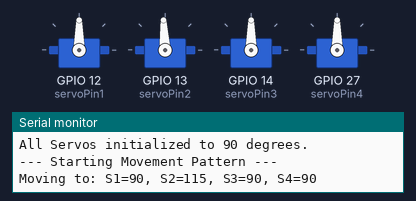
Bench run of a sketch on a simulated ESP32. On the bench: 4 × servo, the last lines printed to the serial monitor.

Above: at 1.55 s.
At 2.6 s:
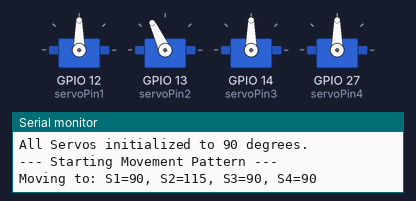
At 3.7 s:
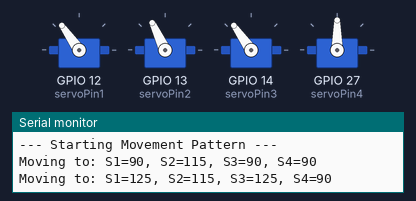
At 5.85 s:
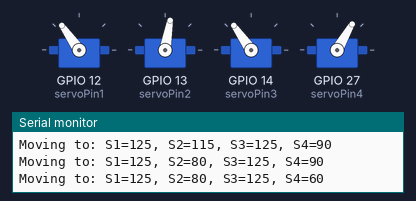
At 8.0 s:
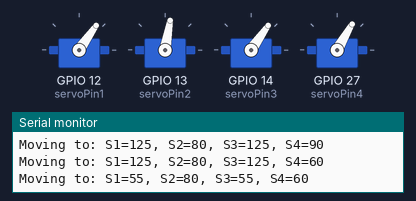
At 10.2 s:
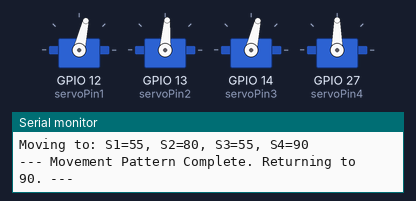
Timing chart, 0 to 15.8 s (numbered marks = the images above):
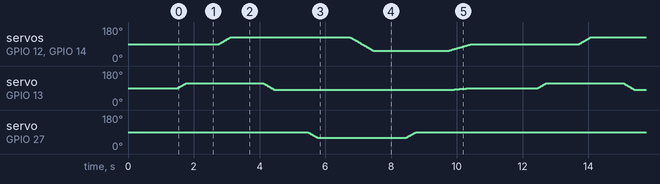

The sketch:

main.ino
```cpp
// Include the ESP32Servo library
// You might need to install this library through the Arduino IDE's Library Manager.
// Search for "ESP32Servo" and install it.
#include <ESP32Servo.h>
#include <vector> // Required for std::vector
#include <array>  // Required for std::array

// Define the pins connected to the servo signal wires
const int servoPin1 = 12; // GPIO pin for the first servo (e.g., Left Top Hip)
const int servoPin2 = 13; // GPIO pin for the second servo (e.g., Left Bottom Foot)
const int servoPin3 = 14; // GPIO pin for the third servo (e.g., Right Top Hip)
const int servoPin4 = 27; // GPIO pin for the fourth servo (e.g., Right Bottom Foot)

// Create Servo objects for each servo
Servo servo1;
Servo servo2;
Servo servo3;
Servo servo4;

// Array to hold the current position of each servo
// This is crucial for smooth individual movements from their last known position
int currentServoPositions[4] = {90, 90, 90, 90}; // Initialize to 90 degrees

// Define the movement pattern using std::vector of std::array
// Each std::array<int, 4> represents {servo1_angle_change, servo2_angle_change, servo3_angle_change, servo4_angle_change}
// The base angle for each servo is 90 degrees. The value in the array is added to 90.
std::vector<std::array<int, 4>> moves = {
    // {L_Top, L_Bot, R_Top, R_Bot} Angle Change from 90 deg base

    {0,  25,0 , 0},      // Example: Left Bottom moves +20 deg from 90 (to 110)
    {35,  25, 35, 0},    // Example: Both Tops move +35 deg from 90 (to 125), Left Bottom stays at 110, Right Bottom stays at 90
    {35  ,-10 ,  35, 0},      // Example: Left Bottom moves +20 deg from its current 110 (to 130), others stay
    {35, -10, 35 , -30},     // Example: Right Bottom moves -20 deg from 90 (to 70), others stay
    {-35, -10, -35,-30},  // Example: Both Tops move -35 deg from their current (125 to 90), Left Bot moves +1 (130 to 131), Right Bot moves -20 (70 to 50)
    {-35 , -10 ,-35, 0},
    {-35,-10,-35,0}    // Example: Right Bottom moves -20 deg from its current 50 (to 30), others stay
};

// Function to move multiple servos smoothly to target angles
// It moves each servo from its current position to its new target position.
// This allows for different servos to move different amounts simultaneously.
void moveServosToAngles(int targetAngle1, int targetAngle2, int targetAngle3, int targetAngle4, int stepDelayMs = 10) {
    // Determine the maximum number of steps required across all servos for smooth movement
    int maxSteps = 0;
    maxSteps = max(maxSteps, abs(targetAngle1 - currentServoPositions[0]));
    maxSteps = max(maxSteps, abs(targetAngle2 - currentServoPositions[1]));
    maxSteps = max(maxSteps, abs(targetAngle3 - currentServoPositions[2]));
    maxSteps = max(maxSteps, abs(targetAngle4 - currentServoPositions[3]));

    if (maxSteps == 0) return; // No movement needed

    // Calculate step increments for each servo
    float step1 = (float)(targetAngle1 - currentServoPositions[0]) / maxSteps;
    float step2 = (float)(targetAngle2 - currentServoPositions[1]) / maxSteps;
    float step3 = (float)(targetAngle3 - currentServoPositions[2]) / maxSteps;
    float step4 = (float)(targetAngle4 - currentServoPositions[3]) / maxSteps;

    // Iterate through steps, moving each servo
    for (int i = 1; i <= maxSteps; i++) {
        servo1.write(round(currentServoPositions[0] + step1 * i));
        servo2.write(round(currentServoPositions[1] + step2 * i));
        servo3.write(round(currentServoPositions[2] + step3 * i));
        servo4.write(round(currentServoPositions[3] + step4 * i));
        delay(stepDelayMs);
    }

    // After movement, update current positions to the final target angles
    currentServoPositions[0] = targetAngle1;
    currentServoPositions[1] = targetAngle2;
    currentServoPositions[2] = targetAngle3;
    currentServoPositions[3] = targetAngle4;

    delay(1000); // Small pause after reaching target (adjust as needed)
}


void setup() {
    // Initialize serial communication for debugging
    Serial.begin(115200);
    Serial.println("ESP32 4-DOF Bipedal Robot Control"); // Updated title for 4 servos

    // Allow allocation of all timers for servos
    ESP32PWM::allocateTimer(0);
    ESP32PWM::allocateTimer(1);
    ESP32PWM::allocateTimer(2);
    ESP32PWM::allocateTimer(3);

    // Attach the servo objects to their respective pins
    // Default min/max pulse widths (500-2500) for 0-180 degrees
    servo1.setPeriodHertz(50); // Standard 50Hz servo frequency
    servo1.attach(servoPin1, 500, 2500);
    Serial.print("Servo 1 (L_Top) attached to pin: "); Serial.println(servoPin1);

    servo2.setPeriodHertz(50);
    servo2.attach(servoPin2, 500, 2500);
    Serial.print("Servo 2 (L_Bot) attached to pin: "); Serial.println(servoPin2);

    servo3.setPeriodHertz(50);
    servo3.attach(servoPin3, 500, 2500);
    Serial.print("Servo 3 (R_Top) attached to pin: "); Serial.println(servoPin3);

    servo4.setPeriodHertz(50);
    servo4.attach(servoPin4, 500, 2500);
    Serial.print("Servo 4 (R_Bot) attached to pin: "); Serial.println(servoPin4);

    // Set initial position for all servos to 90 degrees (neutral/base)
    servo1.write(currentServoPositions[0]);
    servo2.write(currentServoPositions[1]);
    servo3.write(currentServoPositions[2]);
    servo4.write(currentServoPositions[3]);
    Serial.println("All Servos initialized to 90 degrees.");
    delay(1500); // Give servos time to reach the initial position
}

void loop() {
    Serial.println("\n--- Starting Movement Pattern ---");

    // Loop through each movement definition in the 'moves' vector
    for (const auto& move_data : moves) { // Using const auto& for efficient iteration
        int angle_change1 = move_data[0];
        int angle_change2 = move_data[1];
        int angle_change3 = move_data[2];
        int angle_change4 = move_data[3];

        // Calculate target angles based on the 90-degree base and angle change
        // IMPORTANT: If you want these angle changes to be *relative* to the *current* position,
        // you would do:
        // int target1 = currentServoPositions[0] + angle_change1;
        // int target2 = currentServoPositions[1] + angle_change2;
        // ... and so on.
        // As per your previous comment "Angle Change from 90 deg base", the current approach is correct.
        int target1 = 90 + angle_change1;
        int target2 = 90 + angle_change2;
        int target3 = 90 + angle_change3;
        int target4 = 90 + angle_change4;

        Serial.print("Moving to: S1="); Serial.print(target1);
        Serial.print(", S2="); Serial.print(target2);
        Serial.print(", S3="); Serial.print(target3);
        Serial.print(", S4="); Serial.print(target4);
        Serial.println("");

        // Move all servos to their respective target angles
        moveServosToAngles(target1, target2, target3, target4);
    }

    Serial.println("--- Movement Pattern Complete. Returning to 90. ---");
    // After the sequence, return all servos to the 90-degree base position
    moveServosToAngles(90, 90, 90, 90, 20); // Slower return to base
    delay(1000); // Pause before repeating the loop
}
```
